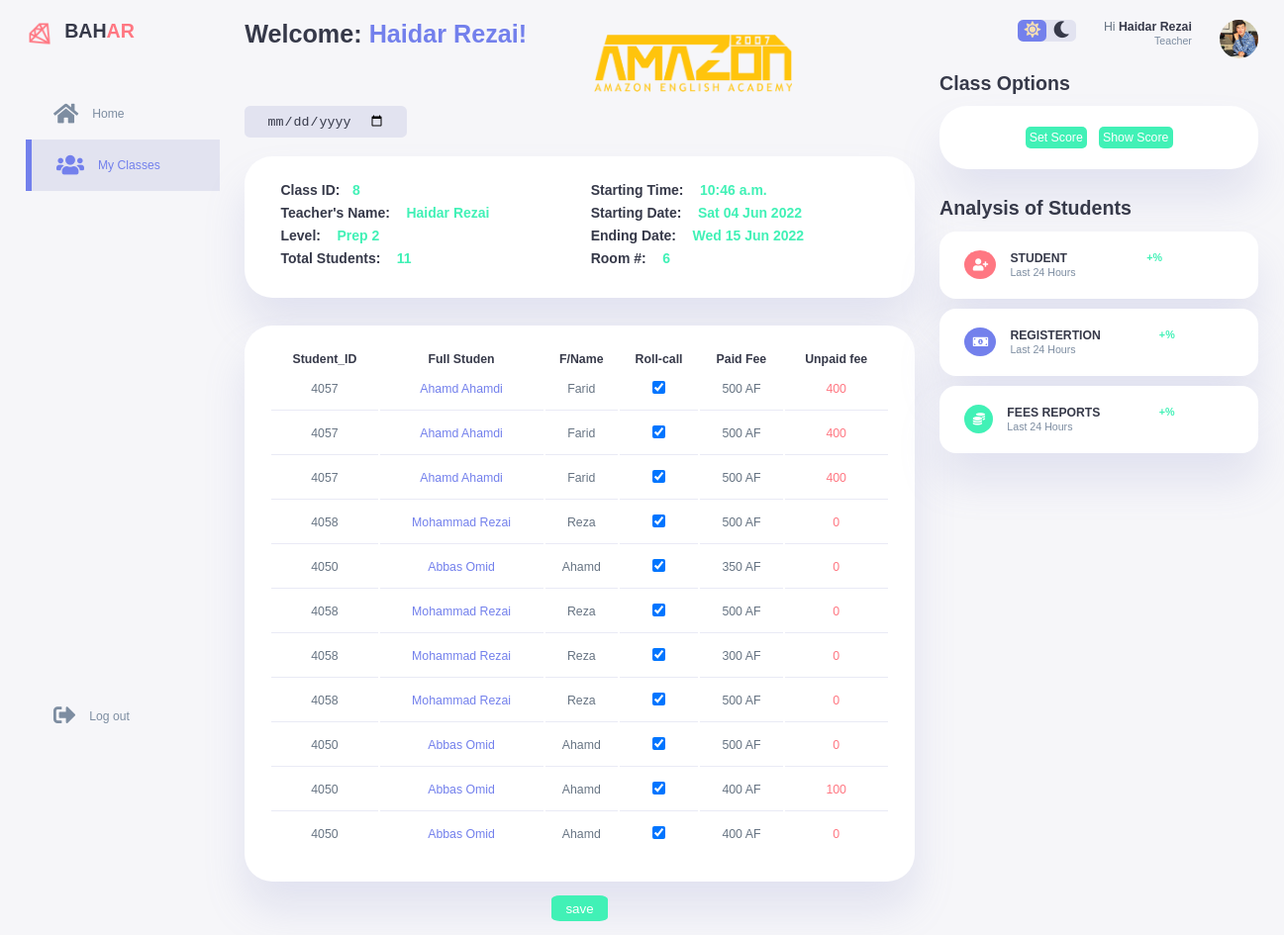
/teacher/my_class/8/ (signed in), run on the app's committed database.
### amazon/models.py (models this page shows, shortened)
class CustomUser(AbstractUser):
    usera = (
        (1,'Admin'),
        (2,'HOD'),
        (4,'Teacher'),
    )
    user_type = models.CharField(choices=usera,max_length=50,default=2)
    profile_pic = models.ImageField(upload_to='media/profile_pic')

class Group(models.Model):
    subject       = models.CharField(max_length = 50)
    start_time    = models.TimeField()
    number_class  = models.CharField(max_length = 50)
    start_date    = models.DateTimeField()
    end_date      = models.DateTimeField()
    fees          = models.IntegerField()
    active        = models.CharField(max_length = 8, default = 1)
    timestamp     = models.DateTimeField(auto_now_add=True)

class Groups_teachers(models.Model):
    id_teacher = models.ForeignKey(Teacher,on_delete=models.CASCADE,related_name='teacher_one')
    id_group = models.ForeignKey(Group,on_delete=models.CASCADE)
    position_teacher = models.CharField(max_length = 5,default="one")
    include = models.CharField(max_length = 5,default="one")
    timestamp     = models.DateTimeField(auto_now_add=True)

class Teacher(models.Model):
    admin       = models.OneToOneField(CustomUser,on_delete=models.CASCADE)
    father_name = models.CharField(max_length = 50)
    phone_one   = models.CharField(max_length = 50)
    phone_tow   = models.CharField(max_length = 50)
    degree_edu  = models.CharField(max_length = 50)
    address_one = models.CharField(max_length = 50)
    address_tow = models.CharField(max_length = 50)
    idcord      = models.CharField(max_length = 50)
    level       = models.CharField(max_length = 50)
    active        = models.CharField(max_length = 3, default = 1)
    amount_salary = models.IntegerField(default =0)
    timestamp   = models.DateTimeField(auto_now_add=True)

class Groups_students(models.Model):
    id_student = models.ForeignKey(Student,on_delete=models.CASCADE)
    id_group = models.ForeignKey(Group,on_delete=models.CASCADE)
    timestamp   = models.DateTimeField(auto_now_add=True)

class Student(models.Model):
    student_pic = models.ImageField(upload_to='media/student_pic')
    first_name  = models.CharField(max_length = 50)
    last_name   = models.CharField(max_length = 50)
    father_name = models.CharField(max_length = 50)
    idcard      = models.CharField(max_length = 50)
    job         = models.CharField(max_length=50)
    phone_one   = models.CharField(max_length = 50)
    phone_tow   = models.CharField(max_length = 50)
    timestamp   = models.DateTimeField(auto_now_add=True)

class Fees(models.Model):
    group_student  = models.OneToOneField(Groups_students,on_delete=models.CASCADE)
    fees = models.PositiveIntegerField()
    descount = models.PositiveIntegerField()
    baqi = models.PositiveIntegerField()
    by  = models.ForeignKey(CustomUser,on_delete=models.DO_NOTHING)
    timestamp   = models.DateTimeField(auto_now_add=True)

### teacher/views.py (the view)
@login_required(login_url='/')
def my_class(request,pk):
    if request.user.user_type == '4':
        students = Groups_students.objects.filter(id_group = pk)
        teachers = Groups_teachers.objects.filter(id_group = pk)
        group = Group.objects.get(id = pk)
        fees_a = students.aggregate(total=Sum(F('fees__fees')))
        dic={
            "students":students,
            "total_fees":fees_a['total'],
            "students_count":students.count(),
            "teachers":teachers,
            "group":group,
        }
        return render(request,'teacher_system/Haziri.html',dic)
    return render(request,'login_page.html')

### templates/teacher_system/Haziri.html (shortened to what this page needs)
{% extends 'index.html' %}
{% block aside %}
<aside>
    <div class="top">
        <div class="logo">
            {% load static %}
            <img src="{% static './image/logo.png'%}">
            <h2>BAH<span class="danger">AR</span></h2>
        </div>
    </div>
    <div class="sidebar">
        <a href="{% url 'teacher-system'%}" class="icon-a">
            <span class="fa fa-home spancons"></span>
            <h3>Home</h3>
        </a>
        <a href="{% url 'my-profile'%}" class="icon-a active">
            <span class="fa fa-users icons"></span>
            <h3>My Classes</h3>
        </a>
        <a href="{% url 'logout' %}" class="icon-a">
            <span class="fa fa-sign-out-alt icons"></span>
            <h3>Log out</h3>
        </a>
    </div>
</aside>
{% endblock aside %}
{% block main %}
<main>
    {% include 'logo.html' %}
    <div class="date">
        <input type="date">
    </div>
    <div class="information">
        <div class="inline">
            <div class="info-student">
                <h3>Class ID:<span class="success">{{group.id}}</span></h3>
                {% for i in teachers %}
                <h3>Teacher's Name: <span
                        class="success">{{i.id_teacher.admin.first_name}}&nbsp;{{i.id_teacher.admin.last_name}}</span>
                </h3>
                {% endfor %}
                <h3>Level: <span class="success">{{group.subject}}</span> </h3>
                <h3>Total Students: <span class="success">{{students_count}}</span></h3>
            </div>
            <div class="info-student">
                <h3>Starting Time: <span class="success">{{group.start_time}}</span></h3>
                <h3>Starting Date: <span class="success">{{group.start_date|date:"D d M Y" }}</span></h3>
                <h3>Ending Date: <span class="success">{{group.end_date|date:"D d M Y" }}</span></h3>
                <h3>Room #: <span class="success">{{group.number_class}}</span></h3>
            </div>
        </div>
    </div>
    <div class="recent-order">
        <form action="{% url 'attendance-system' %}" method="post">
            <table>
                <thead>
                <tbody>
                    <tr>
                        <th>Student_ID</th>
                        <th>Full Studen</th>
                        <th>F/Name</th>
                        <th>Roll-call</th>
                        <th>Paid Fee</th>
                        <th>Unpaid fee</th>
                    </tr>
                    {% for i in students %}
                    <tr>
                        <td>{{i.id_student.id}}</td>
                        <td><a href="{% url 'my-student' i.id %}">{{i.id_student.first_name}}
                                {{i.id_student.last_name}}</a></td>
                        <td>{{i.id_student.father_name}}</td>
                        <td class="success">
                            <input type="checkbox" id="present" name="pre{{forloop.counter}}" checked value="1">
                        </td>
                        <td>{{i.fees.fees}} AF</td>
                        <td class="danger">{{i.fees.baqi}}</td>
                        {% empty %}
                        <td>Sorry, no athletes in this list.</td>
                    </tr>
                    {% endfor %}
                </tbody>
                </thead>
            </table>
            <a><input class="present_btn" type="submit" value="save"></a>
        </form>
    </div>
</main>
{% endblock main %}
{% block right %}
<div class="right">
    {% include 'profile_image.html' %}
    {% block recent-updates %}
    <div class="recent-updates">
        <h2>Class Options</h2>
        <div class="updates center">
            <a class="btn" href="{% url 'class-score' group.id %}">Set Score</a>
            <a class="btn" href="{% url 'class-report' group.id %}">Show Score</a>
        </div>
    </div>
    {% endblock recent-updates %}
    <div class="sales-analytics">
        <h2>Analysis of Students</h2>
        {% block report %}
        <div class="item offline">
            <div class="icon">
                <span class="fa fa-user-plus icons"></span>
            </div>
            <div class="right">
                <div class="info">
                    <h3>STUDENT</h3>
                    <small class="text-muted">Last 24 Hours</small>
                </div>
                <h5 class="success">+{{presentage}}%</h5>
            </div>
        </div>
        <div class="item online">
            <div class="icon">
                <span class="fa fa-money-bill-alt icons"></span>
            </div>
            <div class="right">
                <div class="info">
                    <h3>REGISTERTION</h3>
                    <small class="text-muted">Last 24 Hours</small>
                </div>
                <h5 class="success">+{{prese_group}}%</h5>
            </div>
        </div>
        <div class="item customers">
            <div class="icon">
                <span class="fa fa-coins icons"></span>
            </div>
            <div class="right">
                <div class="info">
                    <h3>FEES REPORTS</h3>
                    <small class="text-muted">Last 24 Hours</small>
                </div>
                <h5 class="success">+{{prese_fees}}%</h5>
            </div>
        </div>
        {% endblock report %}
    </div>
</div>
{% endblock right %}

### templates/logo.html
<div class="inline">
    <h1>Welcome:&nbsp;<span class="primary">{{user.first_name}}&nbsp;{{user.last_name}}!</span></h1>
    {% load static %}
    <div class="amazon_logo">
        <img src="{% static './image/amazon_logo.png'%}">
    </div>
</div>

### templates/profile_image.html (shortened to what this page needs)
{% block top %}
<div class="top">
    <div class="theme-toggler">
        <span class="fa fa-sun icons active"></span>
        <span class="fa fa-moon icons"></span>
    </div>
    <div class="profile">
        <div class="info">
            <p>Hi <b>{{user.first_name}}&nbsp;{{user.last_name}}</b></p>
            {% if user.user_type == '4'%}
            <small class="text-muted">Teacher</small>
            {% endif %}
        </div>
        {% if user.user_type == '4' %}
        <a href="{% url 'profile-update' %}">
        {% else %}
        <a href="{% url 'profile'%}">
        {% endif %}
            <div class="profile-photo">
                {% load static %}
                <img src="/{{user.profile_pic}}">
            </div>
        </a>
    </div>
</div>
{% endblock top %}

### data on the page
CustomUser: first_name "Haidar", last_name "Rezai", profile_pic (picture)
Group: id "8", subject "Prep 2", start_time "10:46 a.m.", start_date "Sat 04 Jun 2022", end_date "Wed 15 Jun 2022", number_class "6"
Groups_teachers: id_teacher.admin.first_name "Haidar", id_teacher.admin.last_name "Rezai"
Groups_students: id_student.id "4057", id_student.first_name "Ahamd", id_student.last_name "Ahamdi", id_student.father_name "Farid", fees.fees "500", fees.baqi "400"
Groups_students: id_student.id "4057", id_student.first_name "Ahamd", id_student.last_name "Ahamdi", id_student.father_name "Farid", fees.fees "500", fees.baqi "400"
Groups_students: id_student.id "4057", id_student.first_name "Ahamd", id_student.last_name "Ahamdi", id_student.father_name "Farid", fees.fees "500", fees.baqi "400"
Groups_students: id_student.id "4058", id_student.first_name "Mohammad", id_student.last_name "Rezai", id_student.father_name "Reza", fees.fees "500", fees.baqi "0"
Groups_students: id_student.id "4050", id_student.first_name "Abbas", id_student.last_name "Omid", id_student.father_name "Ahamd", fees.fees "350", fees.baqi "0"
Groups_students: id_student.id "4058", id_student.first_name "Mohammad", id_student.last_name "Rezai", id_student.father_name "Reza", fees.fees "500", fees.baqi "0"
Groups_students: id_student.id "4058", id_student.first_name "Mohammad", id_student.last_name "Rezai", id_student.father_name "Reza", fees.fees "300", fees.baqi "0"
Groups_students: id_student.id "4058", id_student.first_name "Mohammad", id_student.last_name "Rezai", id_student.father_name "Reza", fees.fees "500", fees.baqi "0"
Groups_students: id_student.id "4050", id_student.first_name "Abbas", id_student.last_name "Omid", id_student.father_name "Ahamd", fees.fees "500", fees.baqi "0"
Groups_students: id_student.id "4050", id_student.first_name "Abbas", id_student.last_name "Omid", id_student.father_name "Ahamd", fees.fees "400", fees.baqi "100"
Groups_students: id_student.id "4050", id_student.first_name "Abbas", id_student.last_name "Omid", id_student.father_name "Ahamd", fees.fees "400", fees.baqi "0"

### other printed values
{{ students_count }} "11"
